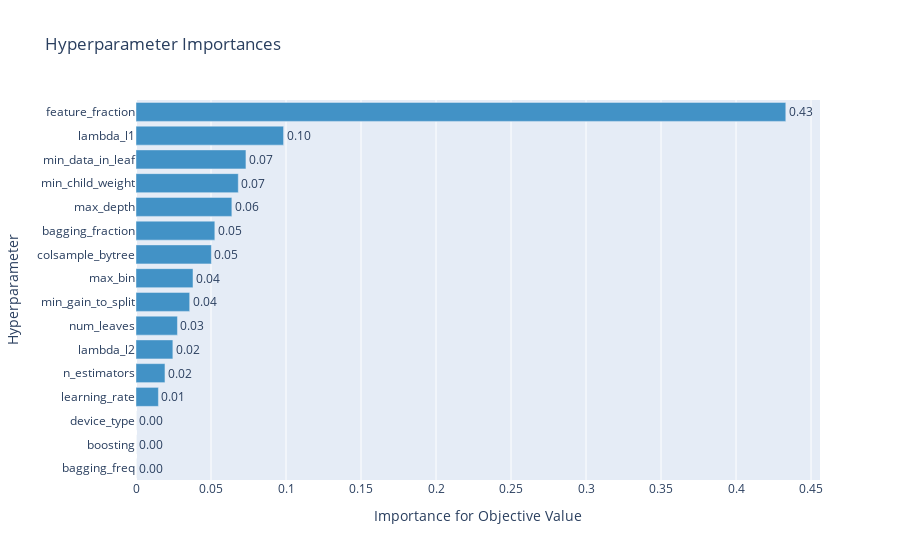

The code cell stored with this chart in its notebook:
### Code cell
optuna.visualization.plot_param_importances(tuning.study)

### Figure 1 — Plotly figure (JSON) as saved in the notebook; plotly's stock layout.template omitted (floating-point values rounded to 4 significant figures)
{"data": [{"cliponaxis": false, "hovertemplate": ["bagging_freq (CategoricalDistribution): 0.0<extra></extra>", "boosting (CategoricalDistribution): 0.0<extra></extra>", "device_type (CategoricalDistribution): 0.0<extra></extra>", "learning_rate (DiscreteUniformDistribution): 0.014946832198490256<extra></extra>", "n_estimators (IntUniformDistribution): 0.019310901445524414<extra></extra>", "lambda_l2 (IntUniformDistribution): 0.02457390570548564<extra></extra>", "num_leaves (IntUniformDistribution): 0.02763995994697625<extra></extra>", "min_gain_to_split (UniformDistribution): 0.03578705056734488<extra></extra>", "max_bin (IntUniformDistribution): 0.037996707842520364<extra></extra>", "colsample_bytree (DiscreteUniformDistribution): 0.05025285961924132<extra></extra>", "bagging_fraction (DiscreteUniformDistribution): 0.0525525242435374<extra></extra>", "max_depth (IntUniformDistribution): 0.06389990011574528<extra></extra>", "min_child_weight (DiscreteUniformDistribution): 0.06818904410682919<extra></extra>", "min_data_in_leaf (IntUniformDistribution): 0.0732969162865967<extra></extra>", "lambda_l1 (IntUniformDistribution): 0.09837903921443909<extra></extra>", "feature_fraction (DiscreteUniformDistribution): 0.4331743587072693<extra></extra>"], "marker": {"color": "rgb(66,146,198)"}, "orientation": "h", "text": ["0.0", "0.0", "0.0", "0.014946832198490256", "0.019310901445524414", "0.02457390570548564", "0.02763995994697625", "0.03578705056734488", "0.037996707842520364", "0.05025285961924132", "0.0525525242435374", "0.06389990011574528", "0.06818904410682919", "0.0732969162865967", "0.09837903921443909", "0.4331743587072693"], "textposition": "outside", "texttemplate": "%{text:.2f}", "type": "bar", "x": [0, 0, 0, 0.01495, 0.01931, 0.02457, 0.02764, 0.03579, 0.038, 0.05025, 0.05255, 0.0639, 0.06819, 0.0733, 0.09838, 0.4332], "y": ["bagging_freq", "boosting", "device_type", "learning_rate", "n_estimators", "lambda_l2", "num_leaves", "min_gain_to_split", "max_bin", "colsample_bytree", "bagging_fraction", "max_depth", "min_child_weight", "min_data_in_leaf", "lambda_l1", "feature_fraction"]}], "layout": {"showlegend": false, "title": {"text": "Hyperparameter Importances"}, "xaxis": {"title": {"text": "Importance for Objective Value"}}, "yaxis": {"title": {"text": "Hyperparameter"}}}}
